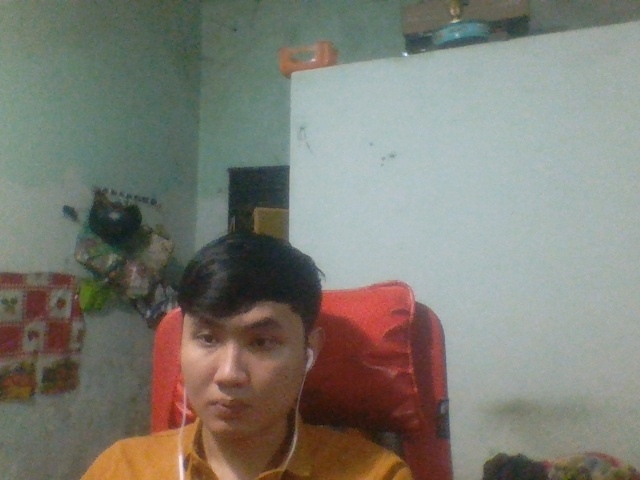
#> input picture Ai/computer_vision/opencv-python/saved_images/image.jpg, 640 x 480 px, found by its file name
$ python resize.py
#> lines starting #> are read from the running program, lines starting #| are printed output that depends on the picture
import cv2
import imutils


# read the image
image = cv2.imread("D:\Dev\openvn-python\saved_images\image.jpg")
#> image is the input picture: shape (480, 640, 3); mean B, G, R 115.8, 125, 125.4
cv2.imshow("original image", image)
print("original image shape: ", image.shape)
#| original image shape:  (480, 640, 3)
cv2.waitKey()

# resize the image
image_resized = cv2.resize(image, (200, 100))
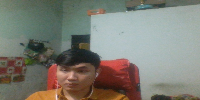
#> image_resized: shape (100, 200, 3); mean B, G, R 115.6, 124.9, 125.3
cv2.imshow("resized image", image_resized)
print("resized image shape: ", image_resized.shape)
#| resized image shape:  (100, 200, 3)
cv2.waitKey()

# resize the image
image_resized_2 = cv2.resize(image, dsize=None, fx=0.5, fy=0.5)
cv2.imshow("resized image 2", image_resized_2)
print("resized image 2 shape: ", image_resized_2.shape)
#| resized image 2 shape:  (240, 320, 3)
cv2.waitKey()

# rotate the image: reotate 90 degrees clockwise
image_rotated = imutils.rotate(image, 90)
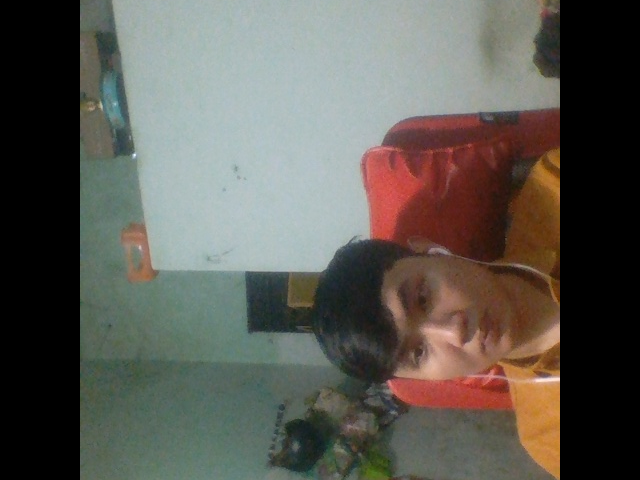
#> image_rotated: shape (480, 640, 3); mean B, G, R 83.9, 90.7, 92.7
cv2.imshow("rotated image", image_rotated)
print("rotated image shape: ", image_rotated.shape)
#| rotated image shape:  (480, 640, 3)
cv2.waitKey()

# close all the windows
cv2.destroyAllWindows()
